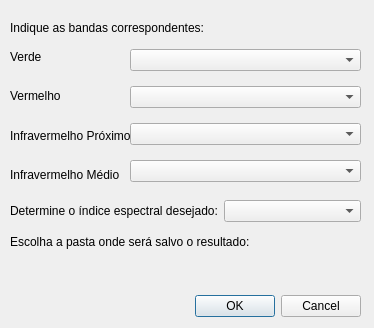
<?xml version="1.0" encoding="UTF-8"?>
<ui version="4.0">
 <class>IndicesEspectraisDialogBase</class>
 <widget class="QDialog" name="IndicesEspectraisDialogBase">
  <property name="geometry">
   <rect>
    <x>0</x>
    <y>0</y>
    <width>374</width>
    <height>328</height>
   </rect>
  </property>
  <property name="windowTitle">
   <string>Indices Espectrais</string>
  </property>
  <widget class="QDialogButtonBox" name="button_box">
   <property name="geometry">
    <rect>
     <x>20</x>
     <y>290</y>
     <width>341</width>
     <height>32</height>
    </rect>
   </property>
   <property name="orientation">
    <enum>Qt::Horizontal</enum>
   </property>
   <property name="standardButtons">
    <set>QDialogButtonBox::Cancel|QDialogButtonBox::Ok</set>
   </property>
  </widget>
  <widget class="QLabel" name="label_7">
   <property name="geometry">
    <rect>
     <x>10</x>
     <y>20</y>
     <width>201</width>
     <height>16</height>
    </rect>
   </property>
   <property name="text">
    <string>Indique as bandas correspondentes:</string>
   </property>
  </widget>
  <widget class="QWidget" name="">
   <property name="geometry">
    <rect>
     <x>10</x>
     <y>200</y>
     <width>351</width>
     <height>22</height>
    </rect>
   </property>
   <layout class="QHBoxLayout" name="horizontalLayout">
    <item>
     <widget class="QLabel" name="label_5">
      <property name="text">
       <string>Determine o índice espectral desejado:</string>
      </property>
     </widget>
    </item>
    <item>
     <widget class="QComboBox" name="comboBox_tipo"/>
    </item>
   </layout>
  </widget>
  <widget class="QWidget" name="">
   <property name="geometry">
    <rect>
     <x>10</x>
     <y>230</y>
     <width>351</width>
     <height>51</height>
    </rect>
   </property>
   <layout class="QVBoxLayout" name="verticalLayout_3">
    <item>
     <widget class="QLabel" name="label_6">
      <property name="text">
       <string>Escolha a pasta onde será salvo o resultado:</string>
      </property>
     </widget>
    </item>
    <item>
     <widget class="QgsFileWidget" name="QgsFileWidget_save"/>
    </item>
   </layout>
  </widget>
  <widget class="QWidget" name="">
   <property name="geometry">
    <rect>
     <x>130</x>
     <y>40</y>
     <width>231</width>
     <height>151</height>
    </rect>
   </property>
   <layout class="QVBoxLayout" name="verticalLayout">
    <item>
     <widget class="QgsMapLayerComboBox" name="MapLayerComboBox_G"/>
    </item>
    <item>
     <widget class="QgsMapLayerComboBox" name="MapLayerComboBox_R"/>
    </item>
    <item>
     <widget class="QgsMapLayerComboBox" name="MapLayerComboBox_IV"/>
    </item>
    <item>
     <widget class="QgsMapLayerComboBox" name="MapLayerComboBox_IVM"/>
    </item>
   </layout>
  </widget>
  <widget class="QWidget" name="">
   <property name="geometry">
    <rect>
     <x>10</x>
     <y>40</y>
     <width>121</width>
     <height>151</height>
    </rect>
   </property>
   <layout class="QVBoxLayout" name="verticalLayout_2">
    <item>
     <widget class="QLabel" name="label_3">
      <property name="text">
       <string>Verde</string>
      </property>
     </widget>
    </item>
    <item>
     <widget class="QLabel" name="label">
      <property name="text">
       <string>Vermelho</string>
      </property>
     </widget>
    </item>
    <item>
     <widget class="QLabel" name="label_2">
      <property name="text">
       <string>Infravermelho Próximo</string>
      </property>
     </widget>
    </item>
    <item>
     <widget class="QLabel" name="label_4">
      <property name="text">
       <string>Infravermelho Médio</string>
      </property>
     </widget>
    </item>
   </layout>
  </widget>
 </widget>
 <customwidgets>
  <customwidget>
   <class>QgsFileWidget</class>
   <extends>QWidget</extends>
   <header>qgsfilewidget.h</header>
  </customwidget>
  <customwidget>
   <class>QgsMapLayerComboBox</class>
   <extends>QComboBox</extends>
   <header>qgsmaplayercombobox.h</header>
  </customwidget>
 </customwidgets>
 <resources/>
 <connections>
  <connection>
   <sender>button_box</sender>
   <signal>accepted()</signal>
   <receiver>IndicesEspectraisDialogBase</receiver>
   <slot>accept()</slot>
   <hints>
    <hint type="sourcelabel">
     <x>20</x>
     <y>20</y>
    </hint>
    <hint type="destinationlabel">
     <x>20</x>
     <y>20</y>
    </hint>
   </hints>
  </connection>
  <connection>
   <sender>button_box</sender>
   <signal>rejected()</signal>
   <receiver>IndicesEspectraisDialogBase</receiver>
   <slot>reject()</slot>
   <hints>
    <hint type="sourcelabel">
     <x>20</x>
     <y>20</y>
    </hint>
    <hint type="destinationlabel">
     <x>20</x>
     <y>20</y>
    </hint>
   </hints>
  </connection>
 </connections>
</ui>
